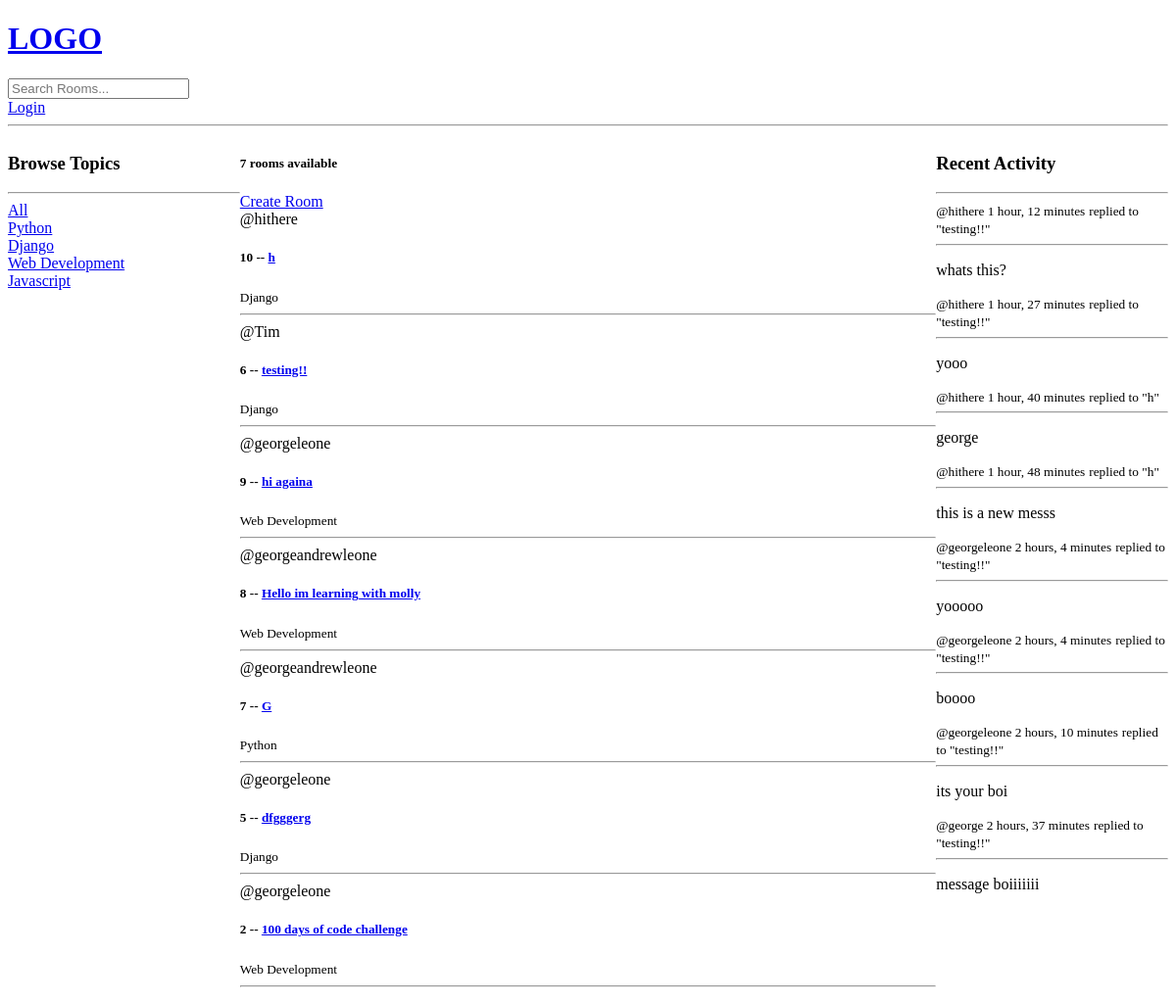
Before: / with the older database file.
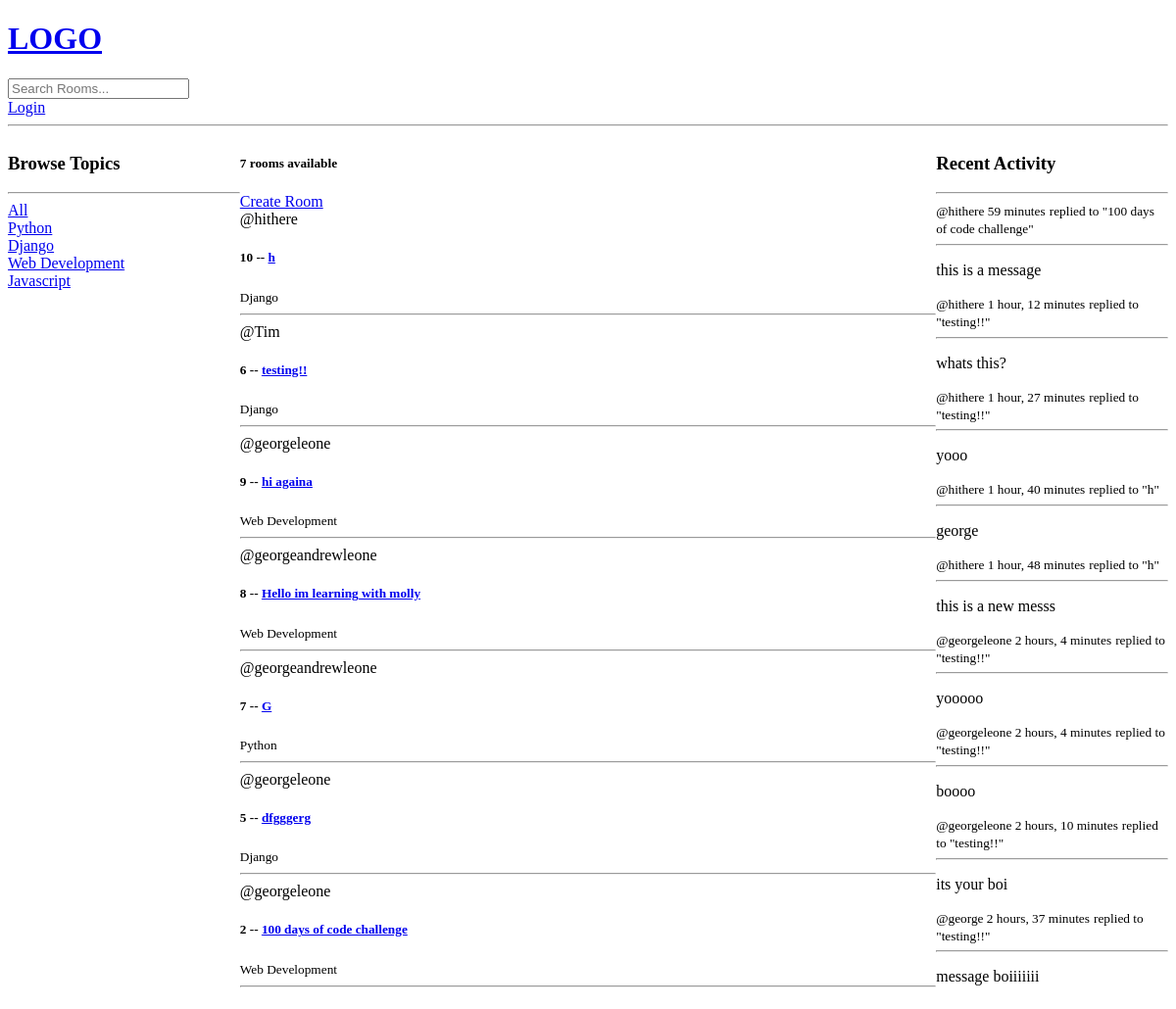
After: the same page with the newer database file.
### base/models.py (models this page shows)
class Topic(models.Model):
    name = models.CharField(max_length=200)
    def __str__(self):
        return self.name

class Room(models.Model):
    host = models.ForeignKey(User, on_delete=models.SET_NULL, null=True)
    topic = models.ForeignKey(Topic, on_delete=models.SET_NULL, null=True)
    name = models.CharField(max_length=200) #max length is required for charfield
    description = models.TextField(null=True, blank=True) #setting null to true means that it can be blank
    participants = models.ManyToManyField(User, related_name='participants', blank=True)
    updated = models.DateTimeField(auto_now=True) #every time that the save method is called were taking a time stamps
    created = models.DateTimeField(auto_now_add=True) #auto now add only takes a timestamp when we first save or create this instance
    class Meta:
        ordering = ['-updated', '-created']
    def __str__(self):
        return self.name

class Message(models.Model):
    user = models.ForeignKey(User, on_delete=models.CASCADE)
    room = models.ForeignKey(Room, on_delete=models.CASCADE) #this is what establishes the one to many relationship between the room and it's messages.
    body = models.TextField() #sets the body as a basic text field
    updated = models.DateTimeField(auto_now=True) #every time that the save method is called were taking a time stamps
    created = models.DateTimeField(auto_now_add=True) #auto now add only takes a timestamp when we first save or create this instance
    class Meta:
        ordering = ['-updated', '-created']
    def __str__(self):
        return self.body[0:50] #we only want the first 50 characters on the preview

### base/views.py (the view)
# urls.py: path('', views.home, name="home"),
def home(request):
    q = request.GET.get('q') if request.GET.get('q') != None else '' #this is an inline if check that ssets query parameter q
    rooms = Room.objects.filter(
        Q(topic__name__icontains=q) | #checking the query here to make sure that q has EITHEr of these qualities
        Q(name__icontains=q) |
        Q(description__icontains=q)
    ) #in other words, does the topic, name, or description contain the value of the search?
    topics = Topic.objects.all()
    room_count = rooms.count()
    room_messages = Message.objects.filter(Q(room__topic__name__icontains=q)) #this is where we would filter out only messages and accounts that we follow
    context = {'rooms':rooms, 'topics':topics,
    'room_count':room_count, 'room_messages':room_messages}
    return render(request, 'base/home.html', context)

### base/templates/base/home.html (shortened to what this page needs)
{% extends 'main.html' %}
{% block content %}
<div class="home-container">
    <div>
        {% include 'base/topics_component.html' %}
    </div>
    <div>
        <h5>{{rooms.count}} rooms available </h5>
        <a href="{% url 'create-room' %}">Create Room</a>
        {% include 'base/feed_component.html' %}
    </div>
    </div>
    <div>
        {% include 'base/activity_component.html' %}
    </div>
</div>
{% endblock content %}

### base/templates/base/topics_component.html
<div>
    <h3>Browse Topics</h3>
    <hr>
    <div>
        <a href="{% url 'home' %}"> All </a>
    </div>
    {% for topic in topics %}
    <div>
        <a href="{% url 'home' %}?q={{topic.name}}">{{topic.name}}</a>
    </div>
    {% endfor %}
</div>

### base/templates/base/feed_component.html (shortened to what this page needs)
<div>
    <div>
        {% for room in rooms %}
            <div>
                <span>@{{room.host.username}}</span>
                <h5>{{room.id}} -- <a href="{% url 'room' room.id%}">{{room.name}}</a></h5>
                <small>{{room.topic}}</small>
                <hr>
            </div>
        {% endfor %}
</div>

### base/templates/base/activity_component.html (shortened to what this page needs)
<div>
    <h3>Recent Activity</h3>
        <hr>
        {% for message in room_messages %}
            <div>
                <small>@{{message.user}} {{message.created|timesince}}</small>
                <small>replied to "{{message.room}}"</small>
                <small>
                    <hr>
                </small>
                <p>{{message}}</p>
            </div>
        {% endfor %}
</div>

Changed rows visible on the page:
added Message: user "hithere", created "59 minutes", room "100 days of code challenge", body "this is a message"
